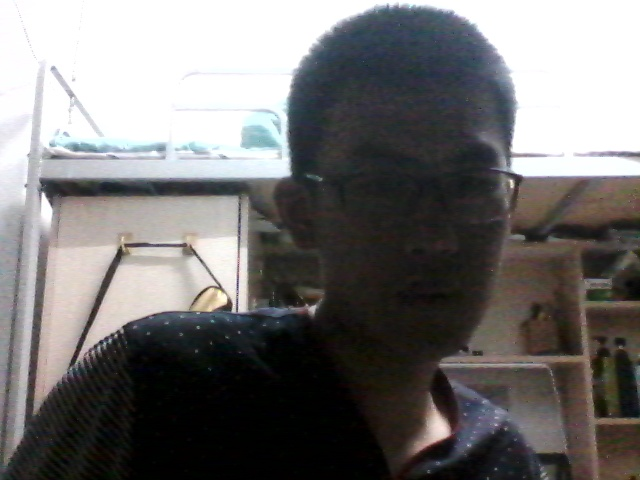
#> input picture python/1.jpg, 640 x 480 px
$ python -i camera_raspberry.py   (imports and definitions only)   (older library calls are emulated)
#> lines starting #> are read from the running program, lines starting #| are printed output that depends on the picture; after the words box and inside, x2 and y2 are one past the last pixel; in counts of white or black regions, pixels touching at a corner belong together
import cv2
import matplotlib.pyplot as plt
import numpy as np
face_cascade = cv2.CascadeClassifier("E://MachineLearning//keras//haarcascade_frontalface_default.xml")

#初期化USB摄像头
# [30 lines left out: function camera_use, not called in this run]

def image_profile(image):
    gray = cv2.cvtColor(image,cv2.COLOR_RGB2GRAY)   #要二值化图像，要先进行灰度化处理
    ret, binary = cv2.threshold(gray,100,255,cv2.THRESH_BINARY | cv2.THRESH_OTSU)
    contours , hierarchy = cv2.findContours(binary , cv2.RETR_LIST, cv2.CHAIN_APPROX_SIMPLE)
    #i = max_choose(contours)
    #for i in range(0,len(contours)):
    #i = max_choose(contours)
    x, y, w, h = cv2.boundingRect(max_choose_1(contours))  # max_choose_1(contours)
    cv2.rectangle(image, (x,y), (x+w,y+h), (153,153,0), 5)
    return image
    '''
    draw_img = cv2.drawContours(binary,contours,-1,(100,200,100),3)
    return draw_img
    '''

# [10 lines left out: function max_choose, not called in this run]

def max_choose_1(contours):
    for i in range(len(contours)):
        for j in range(len(contours) - i -1):
            if(len(contours[j]) > len(contours[j + 1])):
                t = contours[j]
                contours[j] = contours[j + 1]
                contours[j + 1] = t
    return contours[len(contours)-2]

# [18 lines left out: functions face_detection, hough_detection, not called in this run]


# [1 line not run here, left out]

>>> import cv2
>>> picture = cv2.cvtColor(cv2.imread('python/1.jpg'), cv2.COLOR_BGR2RGB)
>>> result = image_profile(picture)
#> in image_profile, `gray = cv2.cvtColor(image,cv2.COLOR_RGB2GRAY)`:
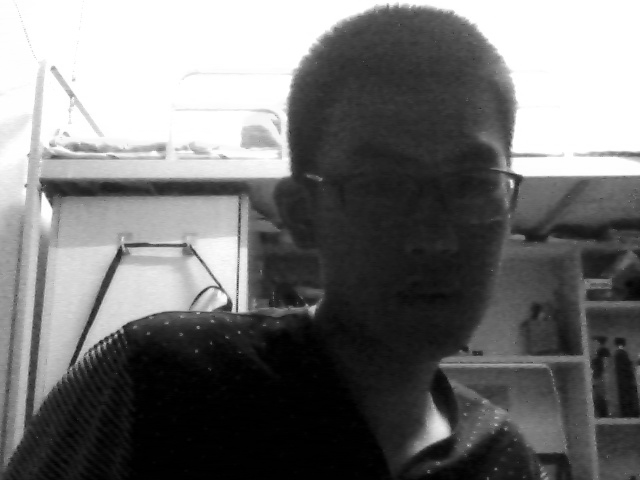
#> gray: shape (480, 640); min 0, max 255, mean 114.5
#> in image_profile, `ret, binary = cv2.threshold(gray,100,255,cv2.THRESH_BINARY | cv2.THRES..`:
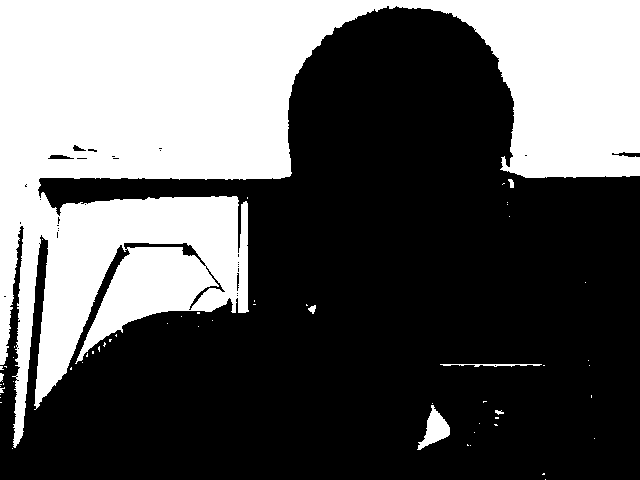
#> binary: shape (480, 640); 37.2% white; 58 white regions (51 under 20 px)
#> in image_profile, `ret, binary = cv2.threshold(gray,100,255,cv2.THRESH_BINARY | cv2.THRES..`: ret = 138
#> in image_profile, `contours , hierarchy = cv2.findContours(binary , cv2.RETR_LIST, cv2.CH..`: contours = 95 contours, 83 with area under 20; largest, box (x1, y1, x2, y2) and area: (0, 0, 640, 448) 111804, (417, 405, 450, 450) 604, (123, 242, 207, 267) 456, (188, 265, 226, 311) 217, (47, 154, 75, 160) 102
#> the loop in max_choose_1, `for i in range(len(contours)):` made 95 passes
#> in image_profile, `x, y, w, h = cv2.boundingRect(max_choose_1(contours))`: x = 417; y = 405; w = 33; h = 45
#> in image_profile, `cv2.rectangle(image, (x,y), (x+w,y+h), (153,153,0), 5)`:
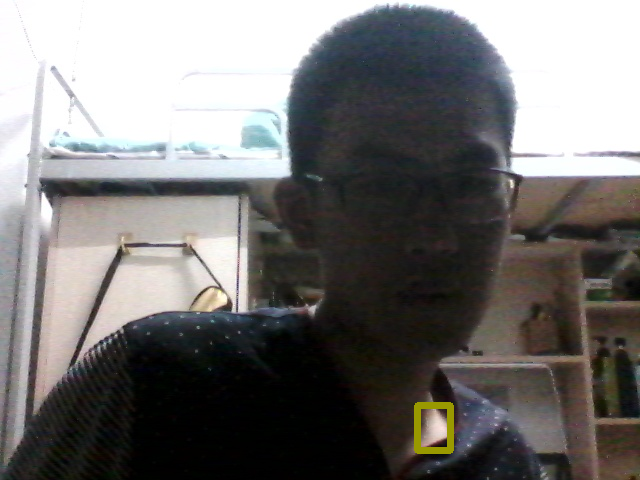
#> image: shape (480, 640, 3); mean R, G, B 116.1, 114.4, 113.3
